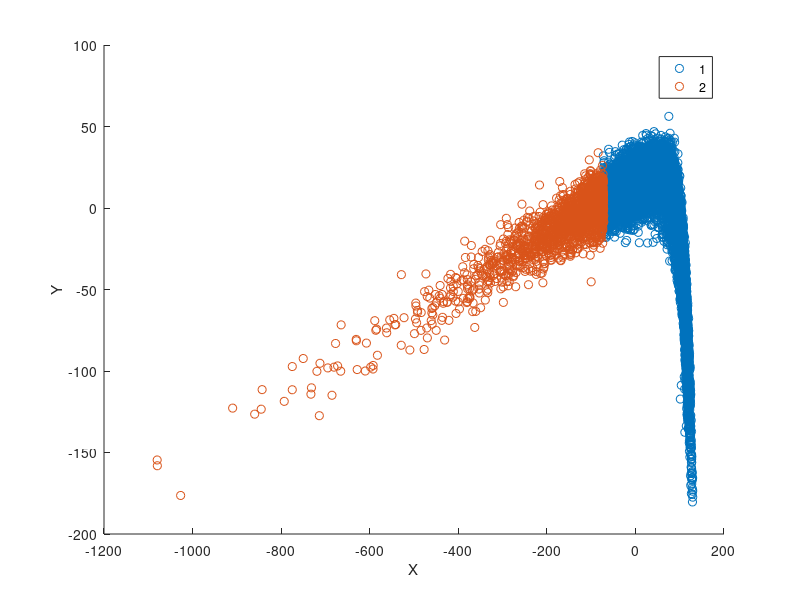

The MATLAB script that drew this image: (Note: this script raises an error after producing the figure.)
d0 = importdata('htru2.txt');
[coeff, score,latent] = princomp(d0);
%score = d0;%%PCA / orginal - comment this line / uncomment this line

k = 2;
[idx,c] = kmeans(d0, k)
d = importdata('outputp.dat');
figure(1)
gscatter(score(:,1), score(:,2), idx);
xlabel('X')
ylabel('Y')
figure(2)
gscatter(score(:,1), score(:,2),d(:,4));
xlabel('X')
ylabel('Y')
figure(3)
histogram(d(:,4))
figure(4)
histogram(idx);
